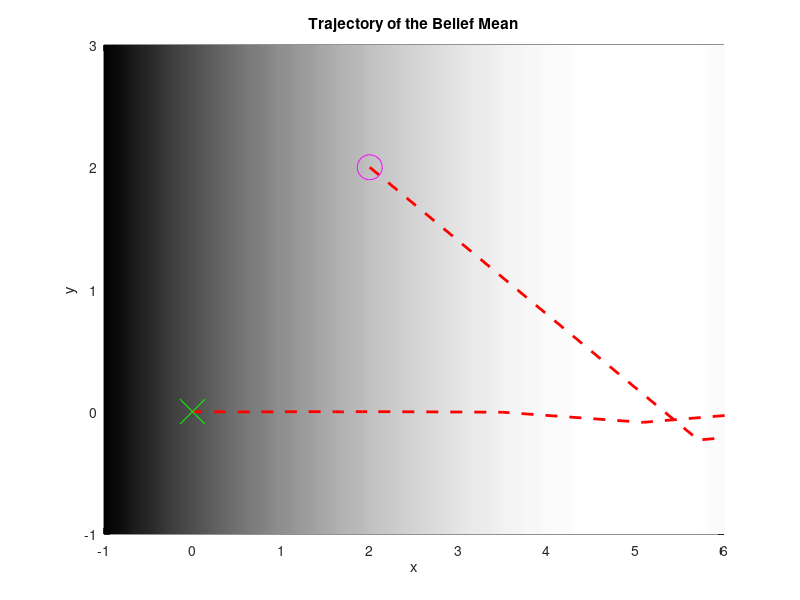

The MATLAB script that drew this image: (Note: this script raises an error after producing the figure.)
clear
close
clc

traj = importdata('test1.mat');
traj_true = importdata('test1_true_traj.mat');

X = traj(1,:);
Y = traj(2,:);
X2 = traj_true(1,:);
Y2 = traj_true(2,:);

figure(1);clf;
X_plot = linspace(min(X)-1,max(X)+1);
% Y_plot = linspace(min(Y)-1,max(Y)+1);
Y_plot = linspace(-1,3);
C = ones(length(Y_plot),length(X_plot));

for i=1:size(C,1)
    for j=1:size(C,2)
        C(i,j) = -0.5*(5-X_plot(j))^2;
    end
end
pcolor(X_plot,Y_plot,C);
colormap(gray);
shading flat
shading interp
axis([-1,6,-1,3])
hold on

% %% Normal Plot
% figure(3);
% hold on

plot(traj(1,:),traj(2,:),'r--','LineWidth',2);
% scatter(X,Y);
% plot(traj(1,1),traj(2,1),'mo', 'markers',12);
plot(2,2,'mo', 'markers',18);
plot(traj(1,end),traj(2,end),'gx','markers',18);

title('Trajectory of the Belief Mean')
xlabel('x')
ylabel('y')

hold off

%%

% 
%% Smooth Trajectory
figure(4)
% polyfit_y = polyfit(X,Y,8);
% fit_y = polyval(polyfit_y,X);
xx = smooth(X2,0.1,'loess');
yy = smooth(Y2,0.1,'loess');
plot(xx,yy,'r-','LineWidth',2);
hold on
% plot(xx,yy,'r');
scatter(xx,yy);
plot(traj(1,1),traj(2,1),'mo');
plot(traj(1,end),traj(2,end),'bx');
hold off




%%%%%%%%%%%%%%%%%%%%%%%%%%%%%%%%%%%%%% Experimentation %%%%%%%%%%%%%%%%%
% figure(1);clf;
% Im = zeros(length(Y),length(X));
% 
% for i=1:size(Im,1)
%     for j=1:size(Im,2)
%         Im(i,j) = 0.5*(5-X(j)) - 3;
%     end
% end
% 
% X_scaled = X*(size(Im,2)/(max(X)-min(X)));
% Y_scaled = Y*(size(Im,1)/(max(Y)-min(Y)));
% 
% figure(1)
% imshow(Im)
% % hold on
% 
% %Making X and Y of the same length
% if (length(X_scaled) > length(Y_scaled))
%    Y_scaled = interp1(linspace(1,length(Y_scaled),length(Y_scaled)),Y_scaled,X_scaled,'pchip');
%     
% elseif (length(Y_scaled) > length(X_scaled))
%     X_scaled = interp1(linspace(1,length(X_scaled),length(X_scaled)),X_scaled,Y_scaled,'pchip');
% end
% 
% % plot(traj(1,:),traj(2,:),'r');
% % plot(traj(1,t_f+1),traj(2,t_f+1),'bx');
% figure(2);
% plot(X_scaled,Y_scaled,'r');
% hold on
% plot(X_scaled(1),Y_scaled(1),'mo');
% plot(X_scaled(t_f+1),Y_scaled(t_f+1),'bx');
% hold off